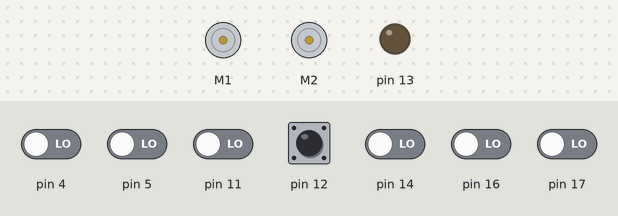
This sketch was run on a simulated Arduino Uno, built with avr-gcc and run on an emulated ATmega328P. Parts: 2 × DC motor (green arrow = forward, orange = backward, longer = faster), output pins drawn as LEDs (lit = HIGH). The inputs (shaded band) are chosen by the test bench; at power-on: pin 12 HIGH, pin 4, pin 5, pin 11, pin 14, pin 16, pin 17 LOW.

Above: at 0.8 s.
0.9 s: pin 12 pulled LOW for 0.15 s
At 1.9 s:
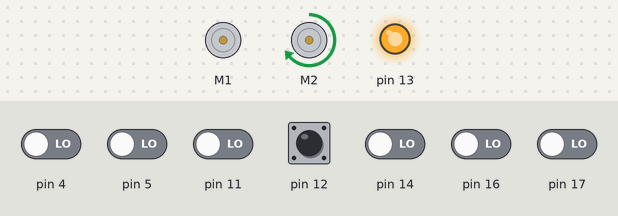
4.0 s: pin 5 driven HIGH
At 4.9 s:
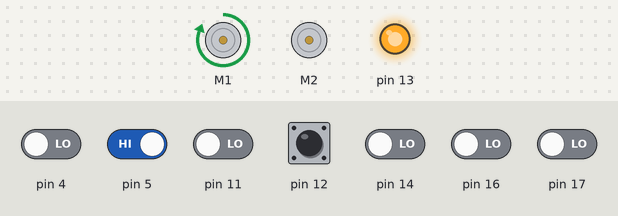
5.5 s: pin 11 driven HIGH
At 6.1 s:
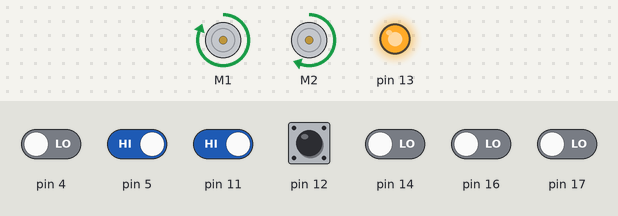
8.5 s: pin 14 driven HIGH
11.5 s: pin 11 driven LOW
14.5 s: pin 4 driven HIGH
At 14.9 s:
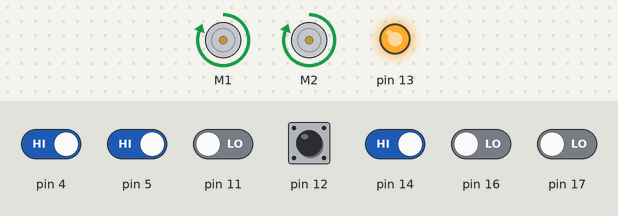
Timing chart, 0 to 17.0 s (numbered marks = the images above; inputs shaded):
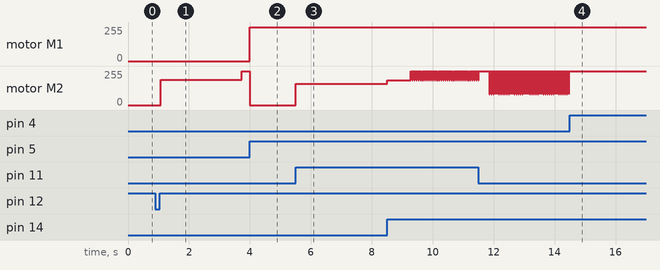

Measured:
- after the input at 0.9 s, pin 13: LOW → HIGH after 0.15 s; motor M2: stopped → forward 191/255 after 0.18 s, → forward 255/255 2.7 s later
- after the input at 4.0 s, motor M1: stopped → forward 255/255 at once; motor M2: forward 255/255 → stopped at once
- after the input at 5.5 s, motor M2: stopped → forward 159/255 at once
- after the input at 14.5 s, motor M2: stops changing and stays forward 255/255

The sketch:

LineFollower-Fast.ino
```cpp
#include <QTRSensors.h>
#include <ZumoReflectanceSensorArray.h>
#include <ZumoMotors.h>
#include <ZumoBuzzer.h>
#include <Pushbutton.h>

ZumoReflectanceSensorArray reflectanceSensors;
ZumoMotors motors;
Pushbutton button(ZUMO_BUTTON);
int lastError = 0;
int count = 0;

int MAX_SPEED = 300;

void lightsOn() {
  digitalWrite(13, HIGH);
}

void lightsOff() {
  digitalWrite(13, LOW);
}

void setup() {
  reflectanceSensors.init();
  button.waitForButton();
  pinMode(13, OUTPUT);
  lightsOn();
  motors.setSpeeds(0,0);
}

int getDirection() {
  unsigned int sensors[6];
  int position = reflectanceSensors.readLine(sensors);
  int error = position - 2500;
  int speedDifference = error / 4 + 6 * (error - lastError);
  lastError = error;
  return speedDifference;
}

void loop() {
  count++;

  if(count >= 2600) {
    motors.setSpeeds(700, 700);
  } else if (count <= 10) {
    reflectanceSensors.calibrate();
  }

  if (count > 800) {
    MAX_SPEED = 500;
  }

  int lineDirection = getDirection();
  int m1Speed = MAX_SPEED + lineDirection;
  int m2Speed = MAX_SPEED - lineDirection;
  if (m1Speed < 0)
    m1Speed = 0;
  if (m2Speed < 0)
    m2Speed = 0;
  if (m1Speed > MAX_SPEED)
    m1Speed = MAX_SPEED;
  if (m2Speed > MAX_SPEED)
    m2Speed = MAX_SPEED;

   motors.setSpeeds(m1Speed, m2Speed);
}
```
